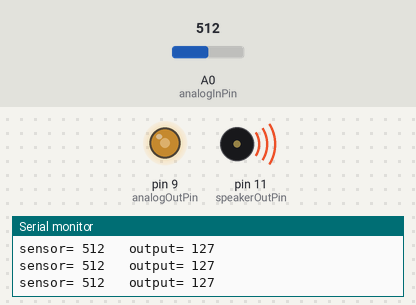
This program was run on a simulated Arduino Uno, built with avr-gcc and run on an emulated ATmega328P. Shown: output pins drawn as LEDs (lit = HIGH), buzzer (waves = sounding), the last lines printed to the serial monitor. The test bench sets the inputs (shaded band); at power-on: A0 (analogInPin) = 512.

Above: at 1.2 s.
1.3 s: A0 (analogInPin) set to 418
At 2.3 s:
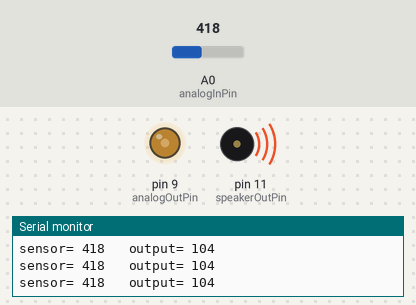
4.3 s: A0 (analogInPin) set to 390
At 4.7 s:
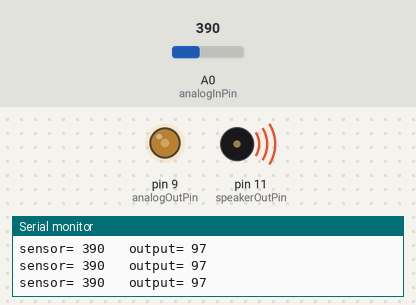
7.3 s: A0 (analogInPin) set to 716
At 7.8 s:
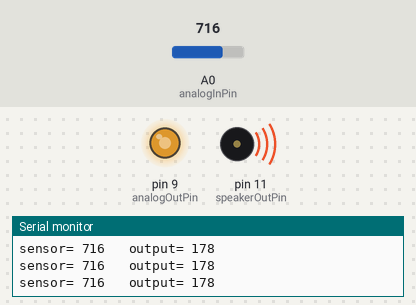
8.8 s: A0 (analogInPin) set to 122
At 9.4 s:
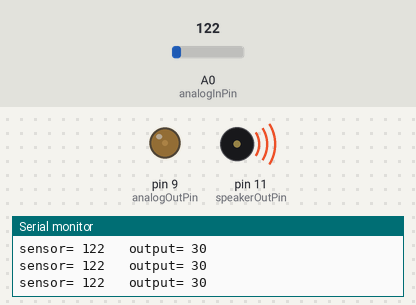
10.3 s: A0 (analogInPin) set to 110
At 11.1 s:
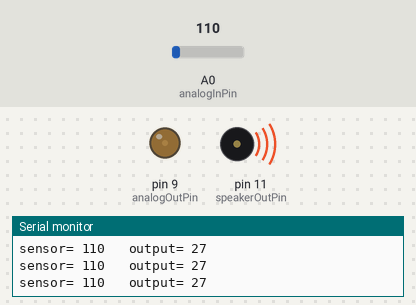
13.3 s: A0 (analogInPin) set to 88
At 13.9 s:
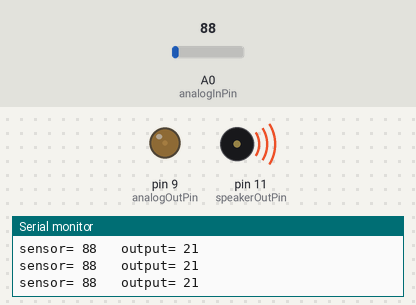
Timing chart, 0 to 15.8 s (numbered marks = the images above; inputs shaded):
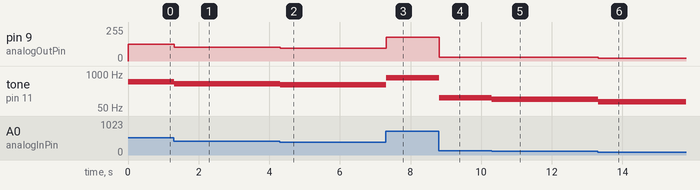

The program:

main.cpp
```cpp
#include <Arduino.h>

const int analogInPin = A0; // Pino de entrada analógica ligado ao potenciometro
const int analogOutPin = 9; // Piono de saída analógica ligado ao led
const int speakerOutPin = 11; // Pino de saída analógica ligado ao alto-falante

int sensorValue = 0;        // Valor lido do potenciometro
int outputValue = 0;        // Valor enviado para o PWM(saída analógica)

void setup() {
  // Inicia a comunicação serial a 9600 bps:
  Serial.begin(9600);
}

void loop() {
  // Lê o valor analógico
  sensorValue = analogRead(analogInPin);
  // Mapeia esse valor no intervalo de saída analógica
  outputValue = map(sensorValue, 0, 1023, 0, 255);
  // Muda o valor da saída analógica
  analogWrite(analogOutPin, outputValue);
  //Chama a função tone
  tone(speakerOutPin, sensorValue);

  // Envia os resultados para o monitor serial
  Serial.print("sensor= ");
  Serial.print(sensorValue);
  Serial.print("\t output= ");
  Serial.println(outputValue);

  // Aguarda 2 milisegundos antes do próximo loop
  // para que o conversor analógico-digital estabilize
  // depois da última leitura
  delay(2);
}
```

Measured:
- after the input at 1.3 s, pin 9 (analogOutPin): 127/255 → 104/255 at once; tone on pin 11 (speakerOutPin): 512 Hz → 418 Hz at once
- after the input at 4.3 s, pin 9 (analogOutPin): 104/255 → 97/255 at once; tone on pin 11 (speakerOutPin): 418 Hz → 390 Hz at once
- after the input at 7.3 s, pin 9 (analogOutPin): 97/255 → 178/255 at once; tone on pin 11 (speakerOutPin): 390 Hz → 716 Hz at once
- after the input at 8.8 s, pin 9 (analogOutPin): 178/255 → 30/255 at once; tone on pin 11 (speakerOutPin): 716 Hz → 122 Hz at once
- after the input at 10.3 s, pin 9 (analogOutPin): 30/255 → 27/255 at once; tone on pin 11 (speakerOutPin): 122 Hz → 110 Hz at once
- after the input at 13.3 s, pin 9 (analogOutPin): 27/255 → 21/255 at once; tone on pin 11 (speakerOutPin): 110 Hz → 88 Hz at once
